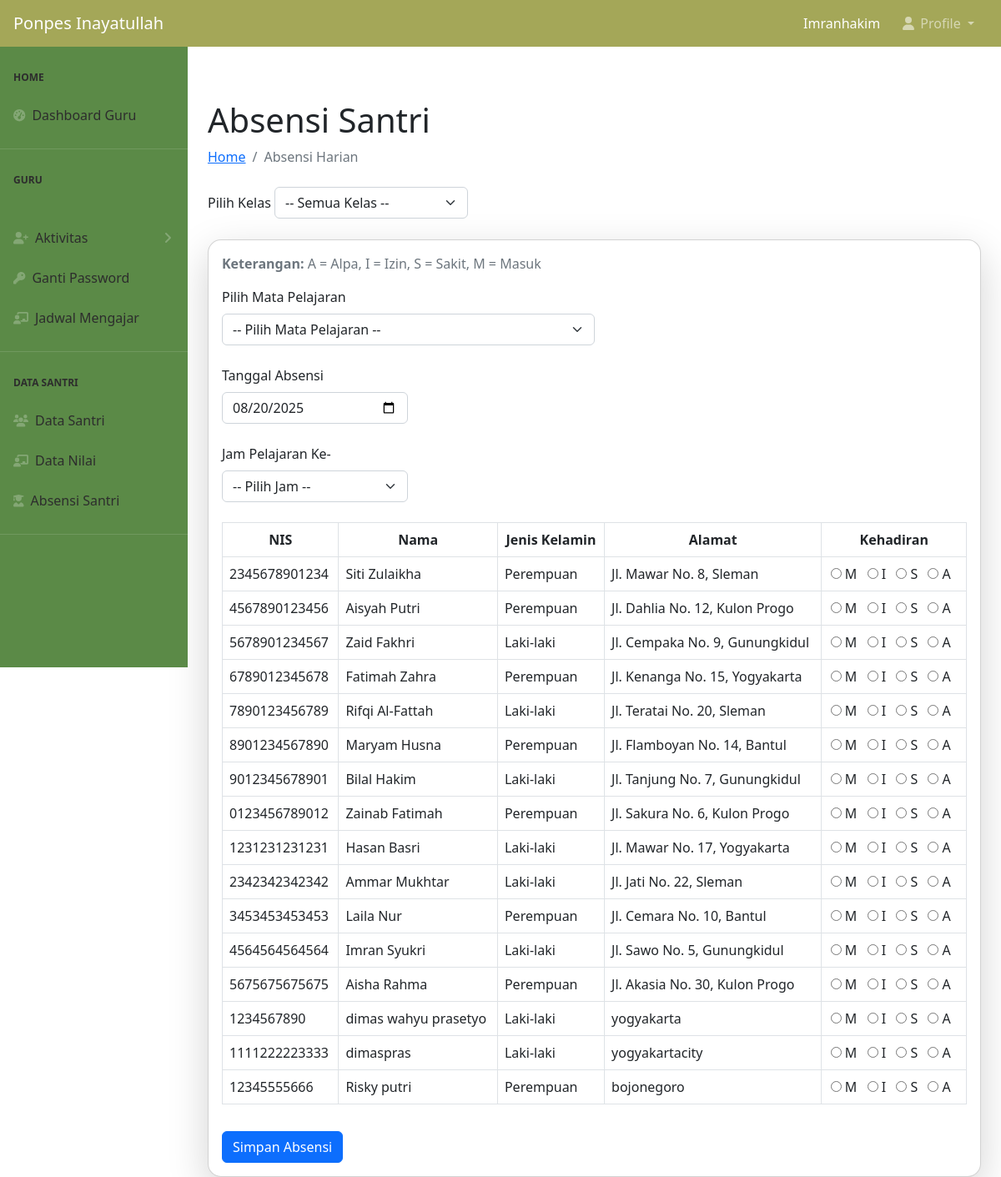
/guru/tambah_absensi.php (signed in), run on the app's committed database.
### tables this page shows
CREATE TABLE `users` (
  `id_user` int NOT NULL,
  `username` varchar(50) NOT NULL,
  `password` varchar(255) NOT NULL,
  `role` enum('admin','guru','santri') NOT NULL,
  `id_admin` int DEFAULT NULL,
  `id_guru` int DEFAULT NULL,
  `id_santri` int DEFAULT NULL,
  `status` enum('Aktif','Tidak Aktif') DEFAULT 'Aktif',
  `created_at` timestamp NULL DEFAULT CURRENT_TIMESTAMP
);

CREATE TABLE `santri` (
  `id_santri` int NOT NULL,
  `nama_santri` varchar(100) NOT NULL,
  `nisn` varchar(15) DEFAULT NULL,
  `tanggal_lahir` date DEFAULT NULL,
  `alamat` text,
  `jenis_kelamin` enum('Laki-laki','Perempuan') DEFAULT NULL,
  `no_telepon_wali` varchar(15) DEFAULT NULL,
  `nama_wali_santri` varchar(100) DEFAULT NULL,
  `kelas` varchar(10) DEFAULT NULL,
  `program_pendidikan` varchar(50) DEFAULT NULL,
  `status_santri` varchar(20) DEFAULT NULL,
  `foto` varchar(255) DEFAULT NULL,
  `tanggal_daftar` timestamp NULL DEFAULT CURRENT_TIMESTAMP
);

### config.php (called while the page is built, shortened)
<?php
$main_url = "http://localhost/ppinayatullah2";
?>

### guru/tambah_absensi.php (the view, shortened to what this page needs)
<?php
require_once "../config.php";
require_once "./template_guru/header.php";
require_once "./template_guru/navbar.php";
require_once "./template_guru/side-bar.php";
$santri_query = "SELECT id_santri, nama_santri, nisn, jenis_kelamin, alamat, no_telepon_wali FROM santri";
$santri_result = mysqli_query($conn, $santri_query);
?>
<div id="layoutSidenav_content">
    <main>
        <div class="container-fluid px-4">
            <h1 class="mt-4">Absensi Santri</h1>
            <ol class="breadcrumb mb-4">
                <li class="breadcrumb-item"><a href="<?= $main_url ?>/guru/index.php">Home</a></li>
                <li class="breadcrumb-item active">Absensi Harian</li>
            </ol>
            <form method="GET" class="mb-4">
                <label for="kelas" class="form-label">Pilih Kelas</label>
                <select name="kelas" id="kelas" class="form-select w-25 d-inline-block" onchange="this.form.submit()">
                    <option value="">-- Semua Kelas --</option>
                </select>
            </form>
            <form action="user/proses_absensi.php" method="POST">
                <div class="card shadow-lg rounded-4">
                    <div class="card-body">
                        <p class="text-muted"><strong>Keterangan:</strong> A = Alpa, I = Izin, S = Sakit, M = Masuk</p>
                        <div class="mb-3">
                            <label for="id_matapelajaran" class="form-label">Pilih Mata Pelajaran</label>
                            <select name="id_matapelajaran" id="id_matapelajaran" class="form-select w-50" required onchange="updateMapelText(this)">
                                <option value="" disabled selected>-- Pilih Mata Pelajaran --</option>
                            </select>
                        </div>
                        <div class="mt-4 mb-4">
                            <label for="tanggal" class="form-label">Tanggal Absensi</label>
                            <?php $today = date('Y-m-d'); ?>
                            <input type="date" name="tanggal" id="tanggal" class="form-control w-25" required value="<?= $today ?>" min="<?= $today ?>">
                        </div>
                        <div class="mb-4">
                            <label for="jam_ke" class="form-label">Jam Pelajaran Ke-</label>
                            <select name="jam_ke" id="jam_ke" class="form-select w-25" required>
                                <option value="" disabled selected>-- Pilih Jam --</option>
                            </select>
                        </div>
                        <div class="table-responsive">
                            <table class="table table-bordered align-middle table-hover">
                                <thead class="text-center">
                                    <tr>
                                        <th>NIS</th>
                                        <th>Nama</th>
                                        <th>Jenis Kelamin</th>
                                        <th>Alamat</th>
                                        <th>Kehadiran</th>
                                    </tr>
                                </thead>
                                <tbody>
                                    <?php if (mysqli_num_rows($santri_result) > 0): ?>
                                        <?php
                                        $opsi = ['Hadir' => 'M', 'Izin' => 'I', 'Sakit' => 'S', 'Alpa' => 'A'];
                                        while ($row = mysqli_fetch_assoc($santri_result)) :
                                            $id_santri = $row['id_santri'];
                                        ?>
                                            <tr>
                                                <td><?= htmlspecialchars($row['nisn']) ?></td>
                                                <td><?= htmlspecialchars($row['nama_santri']) ?></td>
                                                <td><?= htmlspecialchars($row['jenis_kelamin']) ?></td>
                                                <td><?= htmlspecialchars($row['alamat']) ?></td>
                                                <td class="text-center">
                                                    <?php foreach ($opsi as $label => $short): ?>
                                                        <label class="me-2">
                                                            <input type="radio" name="absensi[<?= $id_santri ?>]" value="<?= $label ?>" required> <?= $short ?>
                                                        </label>
                                                    <?php endforeach; ?>
                                                </td>
                                            </tr>
                                        <?php endwhile; ?>
                                    <?php else: ?>
                                        <tr>
                                            <td colspan="5" class="text-center text-danger">Tidak ada santri pada kelas ini.</td>
                                        </tr>
                                    <?php endif; ?>
                                </tbody>
                            </table>
                        </div>
                        <button type="submit" class="btn btn-primary mt-3">Simpan Absensi</button>
                    </div>
                </div>
            </form>
        </div>
    </main>
</div>

### guru/template_guru/navbar.php (shortened to what this page needs)
<?php
require_once "../config.php";
$id_guru = $_SESSION['id_guru'];
$query = mysqli_query($conn, "SELECT users.username, users.role, guru.nama_guru, guru.nip, guru.alamat, guru.no_hp
                              FROM users
                              LEFT JOIN guru ON users.id_guru = guru.id_guru
                              WHERE users.id_guru = '$id_guru'") or die(mysqli_error($conn));
$profile = mysqli_fetch_assoc($query);
?>
<body class="sb-nav-fixed" style="padding-top: 40px;">
    <nav class="sb-topnav navbar navbar-expand navbar-dark custom-navbar">
        <a class="navbar-brand ps-3" href="<?= $main_url ?>index.php">Ponpes Inayatullah</a>
        <form class="d-none d-md-inline-block form-inline ms-auto me-0 me-md-3 my-2 my-md-0">
            <span class="text-white text-capitalize">
                <?= htmlspecialchars($profile['username'] ?? 'Unknown') ?>
            </span>
        </form>
        <ul class="navbar-nav ms-auto ms-md-0 me-3 me-lg-4">
            <li class="nav-item dropdown">
                <a class="nav-link dropdown-toggle" id="navbarDropdown" href="#" role="button"
                    data-bs-toggle="dropdown" aria-expanded="false">
                    <i class="fas fa-user fa-fw"></i> Profile
                </a>
            </li>
        </ul>
    </nav>
</body>

### guru/template_guru/navbar.php (style rules this page uses)
.custom-navbar { background-color: rgb(164, 167, 88) !important; }

### data on the page
users: username "Imranhakim"
santri: nisn "2345678901234", nama_santri "Siti Zulaikha", jenis_kelamin "Perempuan", alamat "Jl. Mawar No. 8, Sleman", short "M", short "I", short "S", short "A"
santri: nisn "4567890123456", nama_santri "Aisyah Putri", jenis_kelamin "Perempuan", alamat "Jl. Dahlia No. 12, Kulon Progo", short "M", short "I", short "S", short "A"
santri: nisn "5678901234567", nama_santri "Zaid Fakhri", jenis_kelamin "Laki-laki", alamat "Jl. Cempaka No. 9, Gunungkidul", short "M", short "I", short "S", short "A"
santri: nisn "6789012345678", nama_santri "Fatimah Zahra", jenis_kelamin "Perempuan", alamat "Jl. Kenanga No. 15, Yogyakarta", short "M", short "I", short "S", short "A"
santri: nisn "7890123456789", nama_santri "Rifqi Al-Fattah", jenis_kelamin "Laki-laki", alamat "Jl. Teratai No. 20, Sleman", short "M", short "I", short "S", short "A"
santri: nisn "8901234567890", nama_santri "Maryam Husna", jenis_kelamin "Perempuan", alamat "Jl. Flamboyan No. 14, Bantul", short "M", short "I", short "S", short "A"
santri: nisn "9012345678901", nama_santri "Bilal Hakim", jenis_kelamin "Laki-laki", alamat "Jl. Tanjung No. 7, Gunungkidul", short "M", short "I", short "S", short "A"
santri: nisn "0123456789012", nama_santri "Zainab Fatimah", jenis_kelamin "Perempuan", alamat "Jl. Sakura No. 6, Kulon Progo", short "M", short "I", short "S", short "A"
santri: nisn "1231231231231", nama_santri "Hasan Basri", jenis_kelamin "Laki-laki", alamat "Jl. Mawar No. 17, Yogyakarta", short "M", short "I", short "S", short "A"
santri: nisn "2342342342342", nama_santri "Ammar Mukhtar", jenis_kelamin "Laki-laki", alamat "Jl. Jati No. 22, Sleman", short "M", short "I", short "S", short "A"
santri: nisn "3453453453453", nama_santri "Laila Nur", jenis_kelamin "Perempuan", alamat "Jl. Cemara No. 10, Bantul", short "M", short "I", short "S", short "A"
santri: nisn "4564564564564", nama_santri "Imran Syukri", jenis_kelamin "Laki-laki", alamat "Jl. Sawo No. 5, Gunungkidul", short "M", short "I", short "S", short "A"
santri: nisn "5675675675675", nama_santri "Aisha Rahma", jenis_kelamin "Perempuan", alamat "Jl. Akasia No. 30, Kulon Progo", short "M", short "I", short "S", short "A"
santri: nisn "1234567890", nama_santri "dimas wahyu prasetyo", jenis_kelamin "Laki-laki", alamat "yogyakarta", short "M", short "I", short "S", short "A"
santri: nisn "1111222223333", nama_santri "dimaspras", jenis_kelamin "Laki-laki", alamat "yogyakartacity", short "M", short "I", short "S", short "A"
santri: nisn "12345555666", nama_santri "Risky putri", jenis_kelamin "Perempuan", alamat "bojonegoro", short "M", short "I", short "S", short "A"
